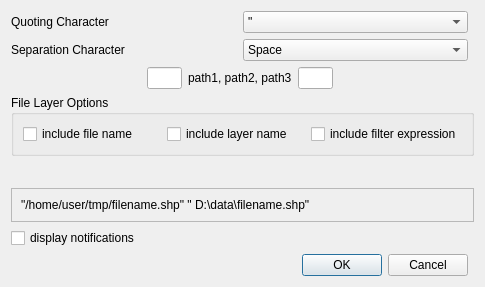
<?xml version="1.0" encoding="UTF-8"?>
<ui version="4.0">
 <class>Dialog</class>
 <widget class="QDialog" name="Dialog">
  <property name="geometry">
   <rect>
    <x>0</x>
    <y>0</y>
    <width>485</width>
    <height>287</height>
   </rect>
  </property>
  <property name="windowTitle">
   <string>Dialog</string>
  </property>
  <layout class="QGridLayout" name="gridLayout_6">
   <item row="4" column="0" colspan="2">
    <widget class="QFrame" name="frame">
     <property name="frameShape">
      <enum>QFrame::StyledPanel</enum>
     </property>
     <property name="frameShadow">
      <enum>QFrame::Raised</enum>
     </property>
     <layout class="QGridLayout" name="gridLayout">
      <item row="0" column="0">
       <widget class="QLabel" name="example_paths">
        <property name="text">
         <string>&quot;/home/user/tmp/filename.shp&quot; &quot; D:\data\filename.shp&quot;</string>
        </property>
       </widget>
      </item>
     </layout>
    </widget>
   </item>
   <item row="6" column="0">
    <widget class="QDialogButtonBox" name="buttonBox">
     <property name="orientation">
      <enum>Qt::Horizontal</enum>
     </property>
     <property name="standardButtons">
      <set>QDialogButtonBox::Cancel|QDialogButtonBox::Ok</set>
     </property>
    </widget>
   </item>
   <item row="2" column="0" colspan="2">
    <widget class="QGroupBox" name="groupBox">
     <property name="title">
      <string>File Layer Options</string>
     </property>
     <layout class="QGridLayout" name="gridLayout_3">
      <item row="0" column="0">
       <widget class="QCheckBox" name="checkBox">
        <property name="text">
         <string>include file name</string>
        </property>
       </widget>
      </item>
      <item row="0" column="2">
       <widget class="QCheckBox" name="checkBox_3">
        <property name="text">
         <string>include layer name</string>
        </property>
       </widget>
      </item>
      <item row="0" column="3">
       <widget class="QCheckBox" name="checkBox_4">
        <property name="text">
         <string>include filter expression</string>
        </property>
       </widget>
      </item>
     </layout>
    </widget>
   </item>
   <item row="5" column="0">
    <widget class="QCheckBox" name="checkBox_2">
     <property name="text">
      <string>display notifications</string>
     </property>
    </widget>
   </item>
   <item row="1" column="0">
    <layout class="QVBoxLayout" name="verticalLayout_2">
     <item>
      <layout class="QGridLayout" name="gridLayout_2">
       <item row="0" column="1">
        <widget class="QComboBox" name="quote_char_cbox">
         <property name="toolTip">
          <string>&lt;html&gt;&lt;head/&gt;&lt;body&gt;&lt;p&gt;The character sorrounding individual paths&lt;/p&gt;&lt;/body&gt;&lt;/html&gt;</string>
         </property>
         <item>
          <property name="text">
           <string comment="fgaeqge">&quot;</string>
          </property>
         </item>
         <item>
          <property name="text">
           <string>'</string>
          </property>
         </item>
         <item>
          <property name="text">
           <string>`</string>
          </property>
         </item>
         <item>
          <property name="text">
           <string>Space</string>
          </property>
         </item>
        </widget>
       </item>
       <item row="0" column="0">
        <widget class="QLabel" name="qoute_char_label">
         <property name="toolTip">
          <string>&lt;html&gt;&lt;head/&gt;&lt;body&gt;&lt;p&gt;The character sorrounding individual paths&lt;/p&gt;&lt;/body&gt;&lt;/html&gt;</string>
         </property>
         <property name="text">
          <string>Quoting Character</string>
         </property>
        </widget>
       </item>
       <item row="1" column="1">
        <widget class="QComboBox" name="sep_char_cbox">
         <property name="toolTip">
          <string>&lt;html&gt;&lt;head/&gt;&lt;body&gt;&lt;p&gt;The character separating multiple paths&lt;/p&gt;&lt;/body&gt;&lt;/html&gt;</string>
         </property>
         <item>
          <property name="text">
           <string>Space</string>
          </property>
         </item>
         <item>
          <property name="text">
           <string>Tab</string>
          </property>
         </item>
         <item>
          <property name="text">
           <string>New Line</string>
          </property>
         </item>
         <item>
          <property name="text">
           <string>,</string>
          </property>
         </item>
         <item>
          <property name="text">
           <string>;</string>
          </property>
         </item>
         <item>
          <property name="text">
           <string>:</string>
          </property>
         </item>
         <item>
          <property name="text">
           <string>-</string>
          </property>
         </item>
         <item>
          <property name="text">
           <string>_</string>
          </property>
         </item>
        </widget>
       </item>
       <item row="1" column="0">
        <widget class="QLabel" name="sep_char_label">
         <property name="toolTip">
          <string>&lt;html&gt;&lt;head/&gt;&lt;body&gt;&lt;p&gt;The character separating multiple paths&lt;/p&gt;&lt;/body&gt;&lt;/html&gt;</string>
         </property>
         <property name="text">
          <string>Separation Character</string>
         </property>
        </widget>
       </item>
      </layout>
     </item>
     <item>
      <layout class="QHBoxLayout" name="horizontalLayout_3">
       <item>
        <spacer name="horizontalSpacer_3">
         <property name="orientation">
          <enum>Qt::Horizontal</enum>
         </property>
         <property name="sizeHint" stdset="0">
          <size>
           <width>40</width>
           <height>20</height>
          </size>
         </property>
        </spacer>
       </item>
       <item>
        <widget class="QLineEdit" name="le_prefix">
         <property name="sizePolicy">
          <sizepolicy hsizetype="Fixed" vsizetype="Fixed">
           <horstretch>0</horstretch>
           <verstretch>0</verstretch>
          </sizepolicy>
         </property>
         <property name="minimumSize">
          <size>
           <width>35</width>
           <height>0</height>
          </size>
         </property>
         <property name="maximumSize">
          <size>
           <width>35</width>
           <height>16777215</height>
          </size>
         </property>
         <property name="text">
          <string/>
         </property>
         <property name="alignment">
          <set>Qt::AlignCenter</set>
         </property>
         <property name="placeholderText">
          <string notr="true"/>
         </property>
        </widget>
       </item>
       <item>
        <widget class="QLabel" name="label_4">
         <property name="text">
          <string>path1, path2, path3</string>
         </property>
        </widget>
       </item>
       <item>
        <widget class="QLineEdit" name="le_postfix">
         <property name="sizePolicy">
          <sizepolicy hsizetype="Fixed" vsizetype="Fixed">
           <horstretch>0</horstretch>
           <verstretch>0</verstretch>
          </sizepolicy>
         </property>
         <property name="minimumSize">
          <size>
           <width>35</width>
           <height>0</height>
          </size>
         </property>
         <property name="maximumSize">
          <size>
           <width>35</width>
           <height>16777215</height>
          </size>
         </property>
         <property name="alignment">
          <set>Qt::AlignCenter</set>
         </property>
         <property name="placeholderText">
          <string notr="true"/>
         </property>
        </widget>
       </item>
       <item>
        <spacer name="horizontalSpacer_2">
         <property name="orientation">
          <enum>Qt::Horizontal</enum>
         </property>
         <property name="sizeType">
          <enum>QSizePolicy::MinimumExpanding</enum>
         </property>
         <property name="sizeHint" stdset="0">
          <size>
           <width>100</width>
           <height>20</height>
          </size>
         </property>
        </spacer>
       </item>
      </layout>
     </item>
    </layout>
   </item>
   <item row="3" column="0">
    <spacer name="verticalSpacer">
     <property name="orientation">
      <enum>Qt::Vertical</enum>
     </property>
     <property name="sizeHint" stdset="0">
      <size>
       <width>20</width>
       <height>40</height>
      </size>
     </property>
    </spacer>
   </item>
  </layout>
 </widget>
 <resources/>
 <connections>
  <connection>
   <sender>buttonBox</sender>
   <signal>accepted()</signal>
   <receiver>Dialog</receiver>
   <slot>accept()</slot>
   <hints>
    <hint type="sourcelabel">
     <x>248</x>
     <y>254</y>
    </hint>
    <hint type="destinationlabel">
     <x>157</x>
     <y>274</y>
    </hint>
   </hints>
  </connection>
  <connection>
   <sender>buttonBox</sender>
   <signal>rejected()</signal>
   <receiver>Dialog</receiver>
   <slot>reject()</slot>
   <hints>
    <hint type="sourcelabel">
     <x>316</x>
     <y>260</y>
    </hint>
    <hint type="destinationlabel">
     <x>286</x>
     <y>274</y>
    </hint>
   </hints>
  </connection>
 </connections>
</ui>
